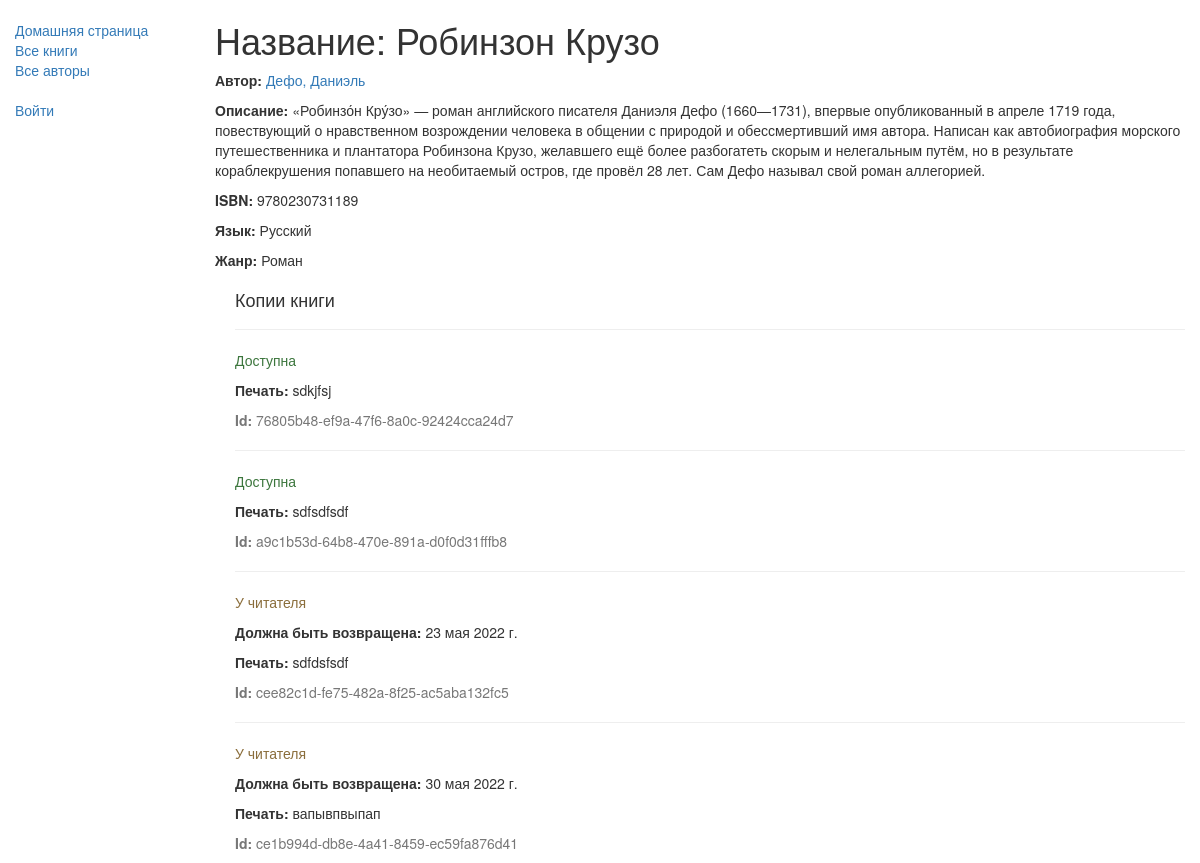
/catalog/book/1, run on the app's committed database.
### catalog/models.py (models this page shows, shortened)
class Book(models.Model):
	title = models.CharField("Название", max_length=200)
	author = models.ForeignKey('Author', on_delete=models.SET_NULL, null=True, verbose_name="Автор")
	summary = models.TextField("Краткое описание", max_length=1000, help_text='Введите краткое описание книги')
	isbn = models.CharField('ISBN', max_length=13,
		help_text='Номер <a href="https://www.isbn-international.org/content/what-isbn">ISBN</a> из 13 символов')
	genre = models.ManyToManyField(Genre, help_text='Выберите жанр книги', verbose_name="Жанр")
	language = models.ForeignKey('Language', on_delete=models.SET_NULL, null=True, verbose_name="Язык")
	class Meta:
		ordering = ['title']
		verbose_name = "книга"
		verbose_name_plural = "книги"
	def display_genre(self):
		return ', '.join([genre.name for genre in self.genre.all()[:3]])
	display_genre.short_description = 'Жанр'

class Author(models.Model):
	first_name = models.CharField("Имя", max_length=100)
	last_name = models.CharField("Фамилия", max_length=100)
	date_of_birth = models.DateField("Дата рождения", null=True, blank=True)
	date_of_death = models.DateField("Дата смерти", null=True, blank=True)
	def __str__(self):
		return f'{self.last_name}, {self.first_name}'
	class Meta:
		ordering = ['last_name']
		verbose_name = "автор"
		verbose_name_plural = "авторы"

class Language(models.Model):
	name = models.CharField("Название", max_length=200)
	def __str__(self):
		return self.name
	class Meta:
		verbose_name = "язык"
		verbose_name_plural = "языки"

class Genre(models.Model):
	name = models.CharField("Жанр", max_length=200)
	def __str__(self):
		return self.name
	class Meta:
		verbose_name = "жанр"
		verbose_name_plural = "жанры"

class BookInstance(models.Model):
	id = models.UUIDField(primary_key=True, default=uuid.uuid4,
		help_text='Unique ID for this book across the whole library')
	book = models.ForeignKey('Book', on_delete=models.SET_NULL, null=True, verbose_name="Книга")
	imprint = models.CharField("Печать", max_length=200)
	due_back = models.DateField("Дата возврата", null=True, blank=True)
	borrower = models.ForeignKey(User, on_delete=models.SET_NULL, null=True, blank=True, verbose_name="Читатель")
	LOAN_STATUS = (
		('m', 'Техническое обслуживание'),
		('o', 'У читателя'),
		('a', 'Доступна'),
		('r', 'В резерве'),
		)
	status = models.CharField("Статус", max_length=1, choices=LOAN_STATUS, blank=True,
		default='m', help_text='Статус доступности книги')
	class Meta:
		ordering = ['due_back']
		permissions = (('can_mark_returned', 'Set book as returned'),)
		verbose_name = "экземпляр книги"
		verbose_name_plural = "экземпляры книг"

### catalog/views.py (the view)
# urls.py: re_path(r'^book/(?P<pk>\d+)$', views.BookDetailView.as_view(), name='book-detail'),
class BookDetailView(generic.DetailView):
    model = Book
    template_name = 'book_detail.html'

### catalog/templates/book_detail.html (shortened to what this page needs)
{% extends "base_generic.html" %}
{% block content %}
  <h1>Название: {{ book.title }}</h1>
  <p><strong>Автор:</strong> <a href="{% url 'author-detail' book.author.pk %}">{{ book.author }}</a></p>
  <p><strong>Описание:</strong> {{ book.summary }}</p>
  <p><strong>ISBN:</strong> {{ book.isbn }}</p>
  <p><strong>Язык:</strong> {{ book.language }}</p>
  <p><strong>Жанр:</strong> {% for genre in book.genre.all %} {{ genre }}{% if not forloop.last %}, {% endif %}{% endfor %}</p>
  <div style="margin-left:20px;margin-top:20px">
    <h4>Копии книги</h4>
    {% for copy in book.bookinstance_set.all %}
    <hr>
    <p class="{% if copy.status == 'a' %}text-success{% elif copy.status == 'd' %}text-danger{% else %}text-warning{% endif %}">{{ copy.get_status_display }}</p>
    {% if copy.status != 'a' %}<p><strong>Должна быть возвращена:</strong> {{copy.due_back}}</p>{% endif %}
    <p><strong>Печать:</strong> {{copy.imprint}}</p>
    <p class="text-muted"><strong>Id:</strong> {{copy.id}}</p>
    {% endfor %}
  </div>
{% endblock %}

### data on the page
Book: title "Робинзон Крузо", author "Дефо, Даниэль", summary "«Робинзо́н Кру́зо» — роман английского писателя Даниэля Дефо (1660—1731), впервые опубликованный в апреле 1719 года, повествующий о нравственном возрождении человека в общении с природой и обессмертивший имя автора. Написан как автобиография морского путешественника и плантатора Робинзона Крузо, желавшего ещё более разбогатеть скорым и нелегальным путём, но в результате кораблекрушения попавшего на необитаемый остров, где провёл 28 лет. Сам Дефо называл свой роман аллегорией.", isbn "9780230731189", language "Русский"
Genre: name "Роман"
BookInstance: status "Доступна", imprint "sdkjfsj", id "76805b48-ef9a-47f6-8a0c-92424cca24d7"
BookInstance: status "Доступна", imprint "sdfsdfsdf", id "a9c1b53d-64b8-470e-891a-d0f0d31fffb8"
BookInstance: status "У читателя", due_back "23 мая 2022 г.", imprint "sdfdsfsdf", id "cee82c1d-fe75-482a-8f25-ac5aba132fc5"
BookInstance: status "У читателя", due_back "30 мая 2022 г.", imprint "вапывпвыпап", id "ce1b994d-db8e-4a41-8459-ec59fa876d41"
